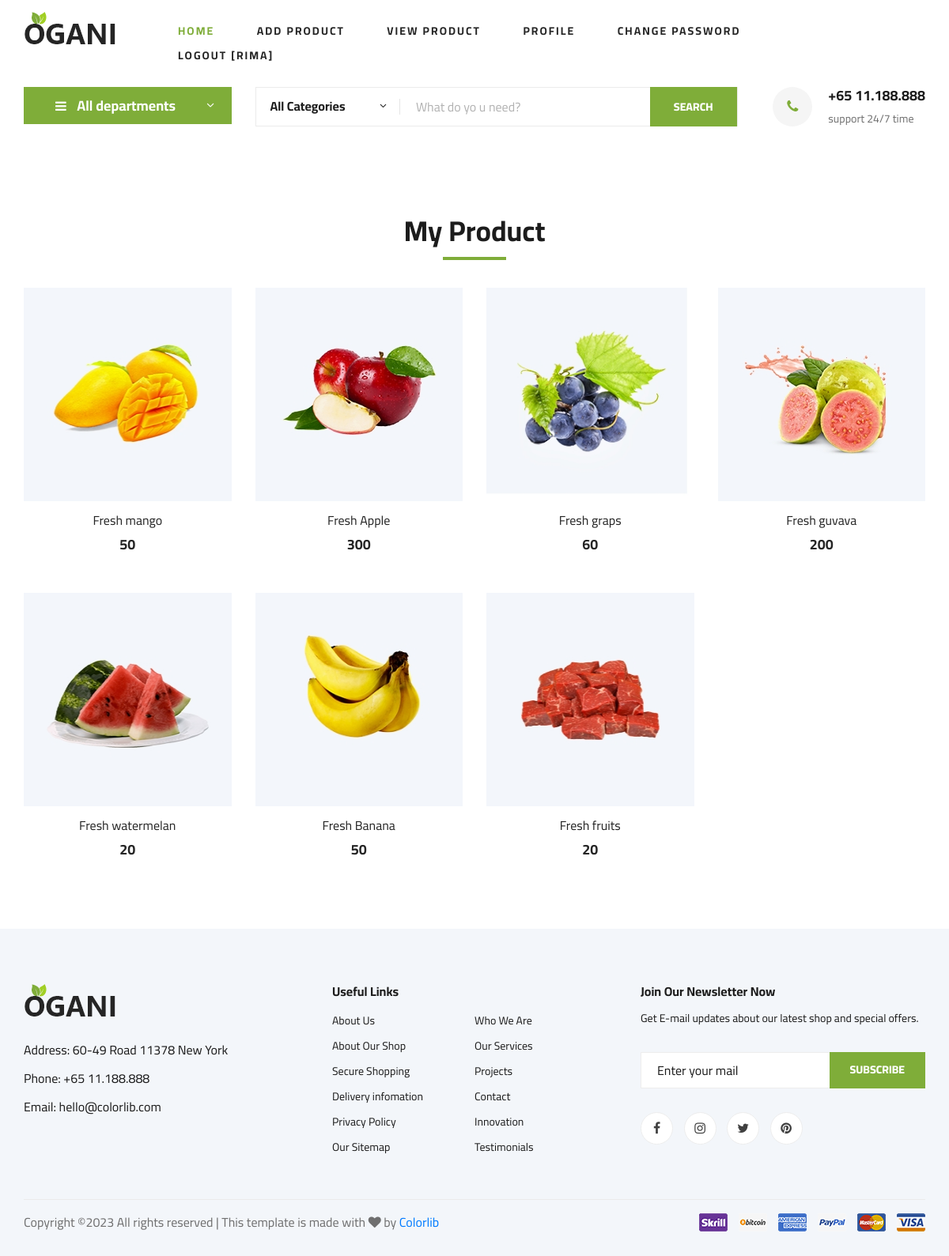
Page /seller-view-product/ (signed in) on the committed database.
### myapp/models.py (models this page shows, shortened)
class User(models.Model):
    fname=models.CharField(max_length=100)
    lname=models.CharField(max_length=100)
    email=models.EmailField()
    mobile=models.PositiveIntegerField()
    address=models.TextField()
    password=models.CharField(max_length=100)
    usertype=models.CharField(max_length=100,default="buyer")

class Product(models.Model):
    seller=models.ForeignKey(User,on_delete=models.CASCADE)
    product_name=models.CharField(max_length=100)
    product_price=models.PositiveIntegerField()
    product_desc=models.TextField()
    product_image=models.ImageField(upload_to="product_image/")

### myapp/views.py (the view)
# urls.py: path('seller-view-product/',views.seller_view_product,name="seller-view-product"),
def seller_view_product(request):
	seller=User.objects.get(email=request.session['email'])
	products=Product.objects.filter(seller=seller)
	return render(request,'seller_view_product.html',{'products':products})

### myapp/templates/seller_view_product.html (shortened to what this page needs)
{% extends 'seller-header.html'%}
{% load static %}
{% block content %}
<!DOCTYPE html>
<html lang="zxx">
<head>
</head>
<body>
    <section class="featured spad">
        <div class="container">
            <div class="row">
                <div class="col-lg-12">
                    <div class="section-title">
                        <h2>My Product</h2>
                    </div>
                </div>
            </div>
            <div class="row featured__filter">
                {% for i in products %}
                <div class="col-lg-3 col-md-4 col-sm-6 mix oranges fresh-meat">
                    <div class="featured__item">
                        <div class="featured__item__pic set-bg" data-setbg="{{i.product_image.url}}">
                        </div>
                        <div class="featured__item__text">
                            <h6><a href="#">{{i.product_name}}</a></h6>
                            <h5>{{i.product_price}}</h5>
                        </div>
                    </div>
                </div>
                {% endfor %}
            </div>
        </div>
    </section>
</body>
</html>
{% endblock %}

### myapp/templates/seller-header.html (shortened to what this page needs)
{% load static %}
<!DOCTYPE html>
<html lang="zxx">
<head>
    <link rel="stylesheet" href="{% static 'css/bootstrap.min.css' %}" type="text/css">
    <link rel="stylesheet" href="{% static 'css/font-awesome.min.css' %}" type="text/css">
    <link rel="stylesheet" href="{% static 'css/elegant-icons.css' %}" type="text/css">
    <link rel="stylesheet" href="{% static 'css/nice-select.css' %}" type="text/css">
    <link rel="stylesheet" href="{% static 'css/jquery-ui.min.css' %}" type="text/css">
    <link rel="stylesheet" href="{% static 'css/owl.carousel.min.css' %}" type="text/css">
    <link rel="stylesheet" href="{% static 'css/slicknav.min.css' %}" type="text/css">
    <link rel="stylesheet" href="{% static 'css/style.css' %}" type="text/css">
</head>
<body>
    <header class="header">
        <div class="container">
            <div class="row">
                <div class="col-lg-2">
                    <div class="header__logo">
                        <a href="{% url 'seller-index' %}"><img src="{% static 'img/logo.png' %}" alt=""></a>
                    </div>
                </div>
                <div class="col-lg-9">
                    <nav class="header__menu">
                        <ul>
                <li class="active"><a href="{% url 'seller-index' %}">Home</a></li>
                {% if request.session.email%}
                <li><a href="{% url 'seller-add-product' %}">Add product</a></li>
                <li><a href="{% url 'seller-view-product'%}">View product</a></li>
                <li><a href="{% url 'profile'%}">Profile</a></li>
                <li><a href="{% url 'change-password' %}">Change password</a></li>
                <li><a href="{% url 'logout' %}">Logout [{{request.session.fname}}]</a></li>
                {% else %}
                <li><a href="{% url 'login' %}">LOGIN</a></li>
                <li><a href="{% url 'signup' %}">SIGN UP</a></li>
                {% endif %}
            </ul>
                    </nav>
                </div>
            </div>
        </div>
    </header>
    <section class="hero hero-normal">
        <div class="container">
            <div class="row">
                <div class="col-lg-3">
                    <div class="hero__categories">
                        <div class="hero__categories__all">
                            <i class="fa fa-bars"></i>
                            <span>All departments</span>
                        </div>
                    </div>
                </div>
                <div class="col-lg-9">
                    <div class="hero__search">
                        <div class="hero__search__form">
                            <form action="#">
                                <div class="hero__search__categories">
                                    All Categories
                                    <span class="arrow_carrot-down"></span>
                                </div>
                                <input type="text" placeholder="What do yo u need?">
                                <button type="submit" class="site-btn">SEARCH</button>
                            </form>
                        </div>
                        <div class="hero__search__phone">
                            <div class="hero__search__phone__icon">
                                <i class="fa fa-phone"></i>
                            </div>
                            <div class="hero__search__phone__text">
                                <h5>+65 11.188.888</h5>
                                <span>support 24/7 time</span>
                            </div>
                        </div>
                    </div>
                </div>
            </div>
        </div>
    </section>
    {% block content %}
    {% endblock %}
    <footer class="footer spad">
        <div class="container">
            <div class="row">
                <div class="col-lg-3 col-md-6 col-sm-6">
                    <div class="footer__about">
                        <div class="footer__about__logo">
                            <a href="./index.html"><img src="{% static 'img/logo.png' %}" alt=""></a>
                        </div>
                        <ul>
                            <li>Address: 60-49 Road 11378 New York</li>
                            <li>Phone: +65 11.188.888</li>
                            <li>Email: hello@colorlib.com</li>
                        </ul>
                    </div>
                </div>
                <div class="col-lg-4 col-md-6 col-sm-6 offset-lg-1">
                    <div class="footer__widget">
                        <h6>Useful Links</h6>
                        <ul>
                            <li><a href="#">About Us</a></li>
                            <li><a href="#">About Our Shop</a></li>
                            <li><a href="#">Secure Shopping</a></li>
                            <li><a href="#">Delivery infomation</a></li>
                            <li><a href="#">Privacy Policy</a></li>
                            <li><a href="#">Our Sitemap</a></li>
                        </ul>
                        <ul>
                            <li><a href="#">Who We Are</a></li>
                            <li><a href="#">Our Services</a></li>
                            <li><a href="#">Projects</a></li>
                            <li><a href="#">Contact</a></li>
                            <li><a href="#">Innovation</a></li>
                            <li><a href="#">Testimonials</a></li>
                        </ul>
                    </div>
                </div>
                <div class="col-lg-4 col-md-12">
                    <div class="footer__widget">
                        <h6>Join Our Newsletter Now</h6>
                        <p>Get E-mail updates about our latest shop and special offers.</p>
                        <form action="#">
                            <input type="text" placeholder="Enter your mail">
                            <button type="submit" class="site-btn">Subscribe</button>
                        </form>
                        <div class="footer__widget__social">
                            <a href="#"><i class="fa fa-facebook"></i></a>
                            <a href="#"><i class="fa fa-instagram"></i></a>
                            <a href="#"><i class="fa fa-twitter"></i></a>
                            <a href="#"><i class="fa fa-pinterest"></i></a>
                        </div>
                    </div>
                </div>
            </div>
            <div class="row">
                <div class="col-lg-12">
                    <div class="footer__copyright">
                        <div class="footer__copyright__text"><p>
  Copyright &copy;<script>document.write(new Date().getFullYear());</script> All rights reserved | This template is made with <i class="fa fa-heart" aria-hidden="true"></i> by <a href="https://colorlib.com" target="_blank">Colorlib</a>
  </p></div>
                        <div class="footer__copyright__payment"><img src="{% static 'img/payment-item.png' %}" alt=""></div>
                    </div>
                </div>
            </div>
        </div>
    </footer>
</body>
</html>

### rows in the picture
User: session.fname "RIMA"
Product: shows a picture, product_name "Fresh mango", product_price "50"
Product: shows a picture, product_name "Fresh Apple", product_price "300"
Product: shows a picture, product_name "Fresh graps", product_price "60"
Product: shows a picture, product_name "Fresh guvava", product_price "200"
Product: shows a picture, product_name "Fresh watermelan", product_price "20"
Product: shows a picture, product_name "Fresh Banana", product_price "50"
Product: shows a picture, product_name "Fresh fruits", product_price "20"
